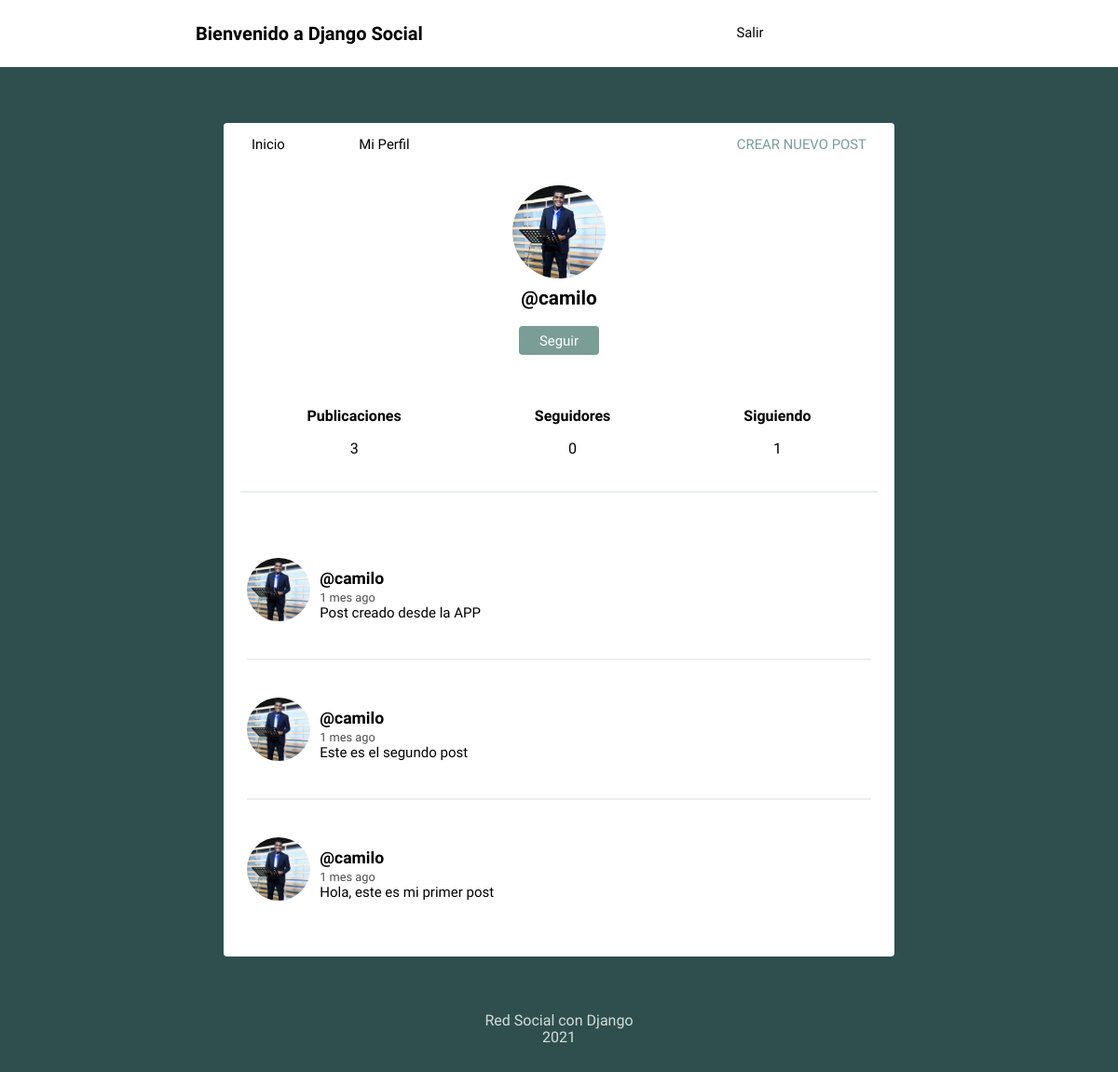
The page /profile/camilo (signed in) on the database its author committed.
### social/models.py (models this page shows, shortened)
class Profile(models.Model):
    user = models.OneToOneField(User, on_delete=models.CASCADE)
    image = models.ImageField(default='batman.png')
    def following(self):
        user_ids = Relationship.objects.filter(
            from_user=self.user).values_list('to_user_id', flat=True)
        return User.objects.filter(id__in=user_ids)
    def followers(self):
        user_ids = Relationship.objects.filter(
            to_user=self.user).values_list('from_user_id', flat=True)
        return User.objects.filter(id__in=user_ids)

class Post(models.Model):
    user = models.ForeignKey(
        User, on_delete=models.CASCADE, related_name="posts")
    timestamp = models.DateTimeField(default=timezone.now)
    content = models.TextField()
    class Meta:
        ordering = ['-timestamp']

### social/views.py (the view)
# urls.py: path('profile', views.profile, name="profile"),
@login_required
def profile(request, username=None):
    current_user = request.user
    if username and username != current_user.username:
        user = User.objects.get(username=username)
        posts = user.posts.all()
    else:
        posts = current_user.posts.all()
        user = current_user
    return render(request, 'social/profile.html', {'user': user, 'posts': posts})

### social/templates/social/profile.html
{% extends 'social/feed.html' %}
{% block content %}
<div class="profile">
	<img src="{{user.profile.image.url}}">
	<h2>@{{user.username}}</h2>
	{% if request.user.is_authenticated %}
	{% if user.username != request.user.username %}
	{% if user not in request.user.profile.following %}
	<button><a class="follow-button" href="{% url 'follow' user %}">Seguir</a></button>
	{%else%}
	<button><a class="follow-button" href="{% url 'unfollow' user %}">Dejar de seguir</a></button>
	{% endif %}
	{% endif %}
	{% endif %}
</div>
<div class="follow">
	<div>
		<h5>Publicaciones</h5>
		<p>{{user.posts.count}}</p>
	</div>
	<div>
		<h5>Seguidores</h5>
		<p>{{ user.profile.followers.count }}</p>
	</div>
	<div>
		<h5>Siguiendo</h5>
		<p>{{ user.profile.following.count }}</p>
	</div>
</div>
{{block.super}}
{% endblock %}

### social/templates/social/feed.html (shortened to what this page needs)
{% extends 'social/layout.html' %}
{% load humanize%}
{% block content %}
{% for post in posts %}
<article>
    <div class="container-article">
        <img src={{post.user.profile.image.url}}>
        <div>
            <h2 class="username"><a href="{% url 'profile' post.user.username %}">@{{post.user.username}}</a></h2>
            <time data-time="#">{{post.timestamp|naturaltime}}</time>
            <div class="post">{{post.content}}</div>
        </div>
    </div>
</article>
{% endfor %}
{% endblock %}

### social/static/style.css (style rules this page uses)
body { background: #2F4F4F; font-size: 62.5%; font-family: 'Varela Round', Helvetica, Arial, serif; }
h5 { font-size: 1rem; margin-bottom: 0; }
p { font-size: 1rem; }
button { font-size: 1rem; color: white; padding: 0.4rem 1.4rem; border: none; background: #7A9D96; border-radius: 4px; cursor: pointer; }
img { object-fit: cover; }
a { font-size: .93rem; text-decoration: none; color: black; }
article { width: 93%; margin: auto; padding: 40px 0; border-bottom: 2px solid #ECEEEF; }
.username { margin-bottom: .2rem; }
.username a { font-size: 1.1rem; }
.container-article { display: flex; }
.container-article img { height: 68px; width: 68px; margin-right: 10px; border-radius: 50%; }
article:last-child { border-bottom: 0; }
time { font-size: .8rem; opacity: .7; }
.post { font-size: .94rem; }
.profile { display: flex; align-items: center; flex-direction: column; }
.profile img { height: 100px; width: 100px; margin-right: 10px; border-radius: 50%; margin: 20px; }
.profile h2 { margin-top: -10px; font-size: 1.3rem; }
.follow { display: flex; width: 95%; justify-content: space-around; margin: 30px auto; text-align: center; border-bottom: 2px solid #ECEEEF; padding-bottom: 20px; }
.follow-button { color: white; }

### rows shown on the page
Post: user.profile.image (picture), user.username "camilo", timestamp "1 mes ago", content "Post creado desde la APP"
Post: user.profile.image (picture), user.username "camilo", timestamp "1 mes ago", content "Este es el segundo post"
Post: user.profile.image (picture), user.username "camilo", timestamp "1 mes ago", content "Hola, este es mi primer post"

### other values the page prints
{{ user.username }} "camilo"
{{ user.posts.count }} "3"
{{ user.profile.followers.count }} "0"
{{ user.profile.following.count }} "1"
